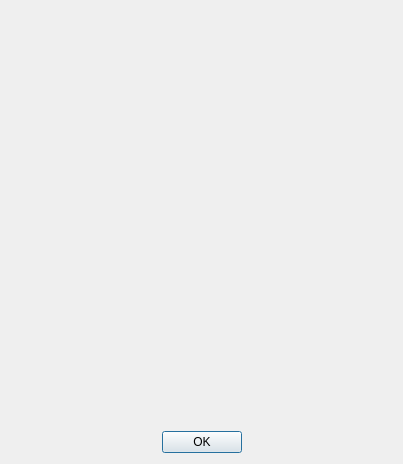
<?xml version="1.0" encoding="UTF-8"?>
<ui version="4.0">
 <class>MLCAboutDialog</class>
 <widget class="QDialog" name="MLCAboutDialog">
  <property name="geometry">
   <rect>
    <x>0</x>
    <y>0</y>
    <width>403</width>
    <height>464</height>
   </rect>
  </property>
  <property name="windowTitle">
   <string>MLC</string>
  </property>
  <property name="sizeGripEnabled">
   <bool>false</bool>
  </property>
  <layout class="QGridLayout" name="gridLayout">
   <item row="0" column="0">
    <widget class="QWidget" name="mlcimage" native="true">
     <property name="styleSheet">
      <string notr="true">image: url(:/boards/images/uno.jpg);</string>
     </property>
    </widget>
   </item>
   <item row="2" column="0">
    <widget class="QDialogButtonBox" name="buttonBox">
     <property name="orientation">
      <enum>Qt::Horizontal</enum>
     </property>
     <property name="standardButtons">
      <set>QDialogButtonBox::Ok</set>
     </property>
     <property name="centerButtons">
      <bool>true</bool>
     </property>
    </widget>
   </item>
   <item row="1" column="0">
    <widget class="QLabel" name="labelabout">
     <property name="text">
      <string/>
     </property>
     <property name="textFormat">
      <enum>Qt::RichText</enum>
     </property>
     <property name="wordWrap">
      <bool>true</bool>
     </property>
     <property name="openExternalLinks">
      <bool>true</bool>
     </property>
     <property name="textInteractionFlags">
      <set>Qt::TextBrowserInteraction</set>
     </property>
    </widget>
   </item>
  </layout>
 </widget>
 <resources/>
 <connections>
  <connection>
   <sender>buttonBox</sender>
   <signal>accepted()</signal>
   <receiver>MLCAboutDialog</receiver>
   <slot>accept()</slot>
   <hints>
    <hint type="sourcelabel">
     <x>248</x>
     <y>254</y>
    </hint>
    <hint type="destinationlabel">
     <x>157</x>
     <y>274</y>
    </hint>
   </hints>
  </connection>
  <connection>
   <sender>buttonBox</sender>
   <signal>rejected()</signal>
   <receiver>MLCAboutDialog</receiver>
   <slot>reject()</slot>
   <hints>
    <hint type="sourcelabel">
     <x>316</x>
     <y>260</y>
    </hint>
    <hint type="destinationlabel">
     <x>286</x>
     <y>274</y>
    </hint>
   </hints>
  </connection>
 </connections>
</ui>
